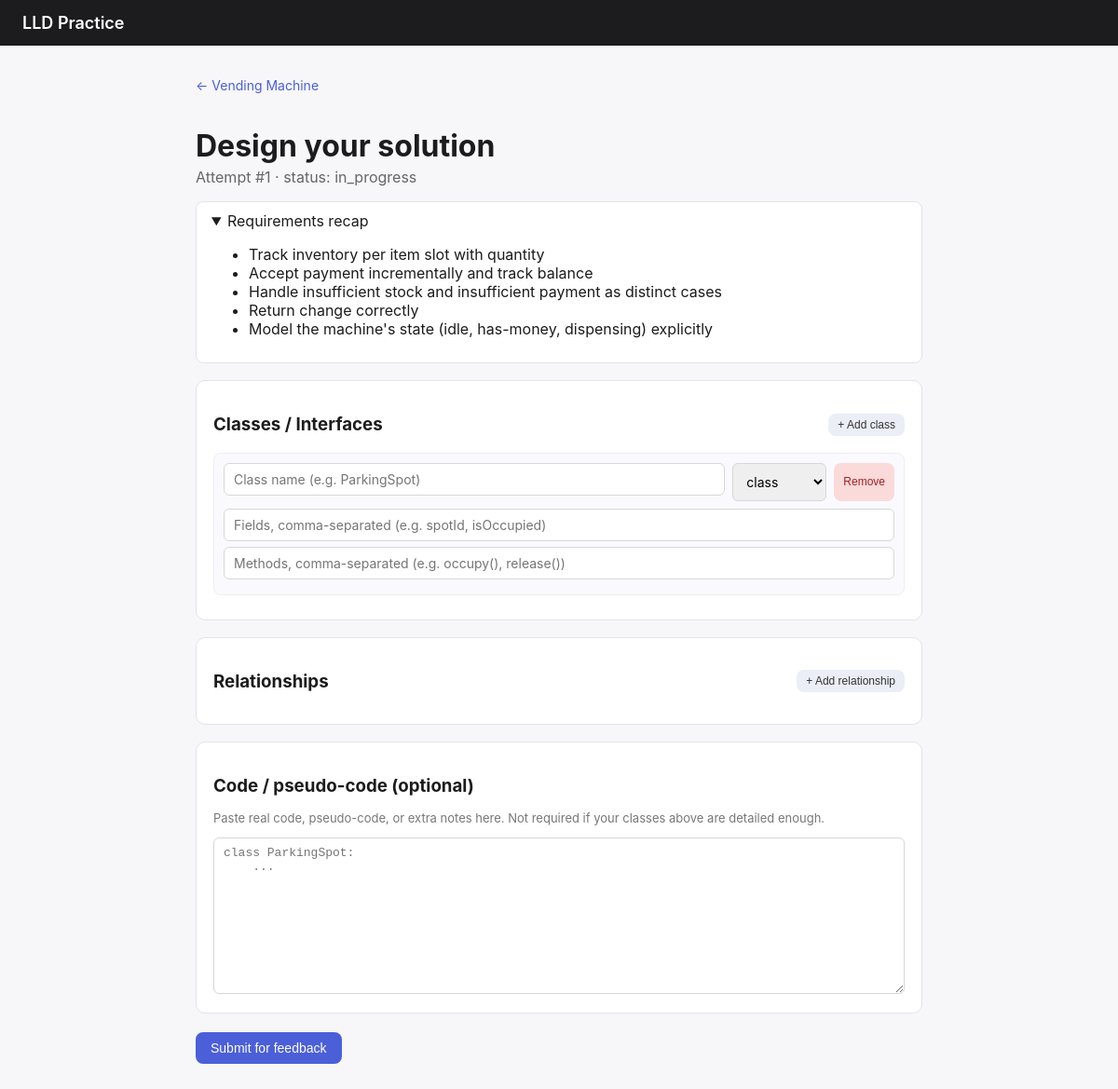
Screenshot of /attempts/1 with the database file from the repository.
### app/models/orm.py (models this page shows)
class Problem(Base):
    __tablename__ = "problems"
    id = Column(Integer, primary_key=True)
    slug = Column(String, unique=True, nullable=False)
    title = Column(String, nullable=False)
    difficulty = Column(String, default="medium")
    description = Column(Text, nullable=False)
    requirements = Column(JSON, nullable=False)          # list[str]
    expected_entities = Column(JSON, nullable=False)      # list[str] - used by evaluator
    hints_for_variation = Column(JSON, default=list)      # list[str] - behaviors that vary
    attempts = relationship("Attempt", back_populates="problem")

class Attempt(Base):
    __tablename__ = "attempts"
    id = Column(Integer, primary_key=True)
    problem_id = Column(Integer, ForeignKey("problems.id"), nullable=False)
    learner_id = Column(String, default="demo-learner")
    created_at = Column(DateTime, default=_utcnow)
    status = Column(String, default="in_progress")  # in_progress | submitted
    draft_classes = Column(JSON, default=list)          # list[{name, type, fields[], methods[]}]
    draft_relationships = Column(JSON, default=list)    # list[{from, to, kind}]
    draft_code = Column(Text, default="")
    problem = relationship("Problem", back_populates="attempts")
    submissions = relationship("Submission", back_populates="attempt")

### app/main.py (the view)
@app.get("/attempts/{attempt_id}")
def attempt_workspace(attempt_id: int, request: Request, db: Session = Depends(get_db)):
    attempt = db.query(Attempt).filter(Attempt.id == attempt_id).first()
    if not attempt:
        raise HTTPException(404, "Attempt not found")
    return templates.TemplateResponse(
        request,
        "attempt_workspace.html",
        {
            "attempt": attempt,
            "problem": attempt.problem,
            "classes_json": json.dumps(attempt.draft_classes or []),
            "relationships_json": json.dumps(attempt.draft_relationships or []),
        },
    )

### app/templates/attempt_workspace.html (shortened to what this page needs)
{% extends "base.html" %}
{% block content %}
  <a href="/problems/{{ problem.slug }}" class="back-link">&larr; {{ problem.title }}</a>
  <h1>Design your solution</h1>
  <p class="subtitle">Attempt #{{ attempt.id }} &middot; status: {{ attempt.status }}</p>
  <details class="requirements-recap" open>
    <summary>Requirements recap</summary>
    <ul>
      {% for r in problem.requirements %}<li>{{ r }}</li>{% endfor %}
    </ul>
  </details>
  <form method="post" action="/attempts/{{ attempt.id }}/submit" id="submit-form">
    <section class="workspace-section">
      <div class="section-header">
        <h3>Classes / Interfaces</h3>
        <button type="button" class="btn btn-secondary btn-small" onclick="addClassRow()">+ Add class</button>
      </div>
      <div id="classes-container"></div>
    </section>
    <section class="workspace-section">
      <div class="section-header">
        <h3>Relationships</h3>
        <button type="button" class="btn btn-secondary btn-small" onclick="addRelationshipRow()">+ Add relationship</button>
      </div>
    </section>
    <section class="workspace-section">
      <h3>Code / pseudo-code (optional)</h3>
      <p class="hint">Paste real code, pseudo-code, or extra notes here. Not required if your classes above are detailed enough.</p>
      <textarea name="code" id="code-textarea" rows="10" placeholder="class ParkingSpot:&#10;    ...">{{ attempt.draft_code or "" }}</textarea>
    </section>
    <div class="actions">
      <button type="submit" class="btn btn-primary" onclick="return serializeBeforeSubmit()">Submit for feedback</button>
    </div>
  </form>
{% endblock %}

### app/static/style.css (style rules this page uses)
* { box-sizing: border-box; }
body { font-family: -apple-system, BlinkMacSystemFont, "Segoe UI", sans-serif; margin: 0; background: #f7f7fa; color: #1c1c1e; }
h1 { margin-bottom: 4px; }
.subtitle { color: #666; margin-top: 0; }
.back-link { display: inline-block; margin-bottom: 16px; color: #4b5fd9; text-decoration: none; font-size: 14px; }
.actions { display: flex; gap: 12px; margin: 20px 0; }
.btn { padding: 9px 16px; border-radius: 8px; border: none; cursor: pointer; font-size: 14px; text-decoration: none; display: inline-block; }
.btn-primary { background: #4b5fd9; color: #fff; }
.btn-secondary { background: #eceef7; color: #333; }
.btn-small { padding: 5px 10px; font-size: 12px; }
.workspace-section { background: #fff; border: 1px solid #e3e3e8; border-radius: 10px; padding: 16px 18px; margin-bottom: 18px; }
.section-header { display: flex; justify-content: space-between; align-items: center; }
.hint { color: #777; font-size: 13px; margin-top: -4px; }
input[type="text"], select, textarea { padding: 8px 10px; border: 1px solid #d7d7db; border-radius: 6px; font-size: 14px; font-family: inherit; }
textarea { width: 100%; font-family: "SFMono-Regular", Consolas, monospace; font-size: 13px; }
.requirements-recap { margin-bottom: 18px; background: #fff; border-radius: 8px; padding: 10px 16px; border: 1px solid #e3e3e8; }

### rows the page displays
Problem: title "Vending Machine"
Attempt: id "1", status "in_progress"

### other values shown
{{ r }} "Track inventory per item slot with quantity" "Accept payment incrementally and track balance" "Handle insufficient stock and insufficient payment as distinct cases" "Return change correctly" "Model the machine's state (idle, has-money, dispensing) explicitly"
